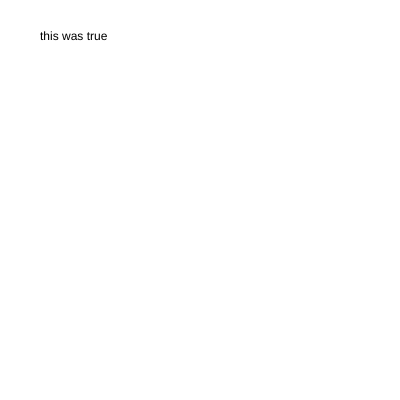
Frame 1 (no input)
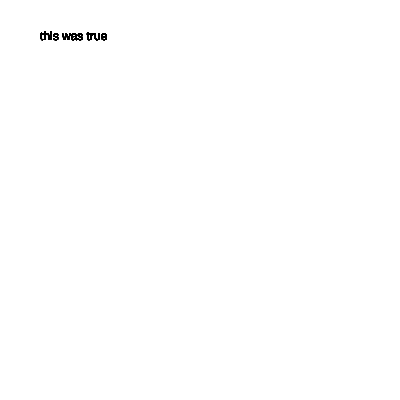
Frame 60 (no input)
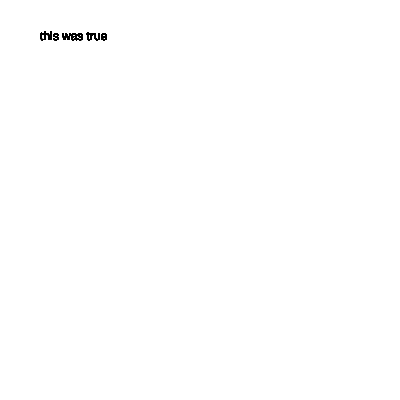
Frame 120 (the mouse pressed at the canvas centre since frame 60)

The p5.js sketch that drew these frames (run headless with seeded random() and noise() and a simulated clock; from frame 60 on, the mouse is pressed at the canvas centre):

// p5.js sketch
// ── sketch.js
 /* conditional statements and logic */


var bool = true;

function setup() {
  createCanvas(400, 400);
  background (255);
}

function draw() {

  bool = !bool;

  if (true) {
    text("this was true", 40, 40);


  } else {
    text("NOOOOOOOOOO", 40, 40);
  }

}

// ! means not
